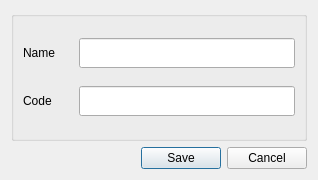
<?xml version="1.0" encoding="UTF-8"?>
<ui version="4.0">
 <class>frmAdminDetails</class>
 <widget class="QDialog" name="frmAdminDetails">
  <property name="geometry">
   <rect>
    <x>0</x>
    <y>0</y>
    <width>318</width>
    <height>180</height>
   </rect>
  </property>
  <property name="windowTitle">
   <string>Dialog</string>
  </property>
  <layout class="QGridLayout" name="gridLayout">
   <item row="0" column="0">
    <widget class="QGroupBox" name="gpAdminLevel">
     <property name="title">
      <string/>
     </property>
     <layout class="QGridLayout" name="gridLayout_2">
      <item row="0" column="0">
       <widget class="QLabel" name="label">
        <property name="minimumSize">
         <size>
          <width>50</width>
          <height>0</height>
         </size>
        </property>
        <property name="text">
         <string>Name</string>
        </property>
       </widget>
      </item>
      <item row="0" column="1">
       <widget class="QLineEdit" name="txtName">
        <property name="minimumSize">
         <size>
          <width>0</width>
          <height>30</height>
         </size>
        </property>
       </widget>
      </item>
      <item row="1" column="0">
       <widget class="QLabel" name="label_2">
        <property name="minimumSize">
         <size>
          <width>50</width>
          <height>0</height>
         </size>
        </property>
        <property name="text">
         <string>Code</string>
        </property>
       </widget>
      </item>
      <item row="1" column="1">
       <widget class="QLineEdit" name="txtCode">
        <property name="minimumSize">
         <size>
          <width>0</width>
          <height>30</height>
         </size>
        </property>
        <property name="maxLength">
         <number>10</number>
        </property>
       </widget>
      </item>
     </layout>
    </widget>
   </item>
   <item row="1" column="0">
    <widget class="QDialogButtonBox" name="btnBoxAdminDetails">
     <property name="orientation">
      <enum>Qt::Horizontal</enum>
     </property>
     <property name="standardButtons">
      <set>QDialogButtonBox::Cancel|QDialogButtonBox::Save</set>
     </property>
    </widget>
   </item>
  </layout>
 </widget>
 <resources/>
 <connections>
  <connection>
   <sender>btnBoxAdminDetails</sender>
   <signal>rejected()</signal>
   <receiver>frmAdminDetails</receiver>
   <slot>reject()</slot>
   <hints>
    <hint type="sourcelabel">
     <x>316</x>
     <y>260</y>
    </hint>
    <hint type="destinationlabel">
     <x>286</x>
     <y>274</y>
    </hint>
   </hints>
  </connection>
 </connections>
</ui>
